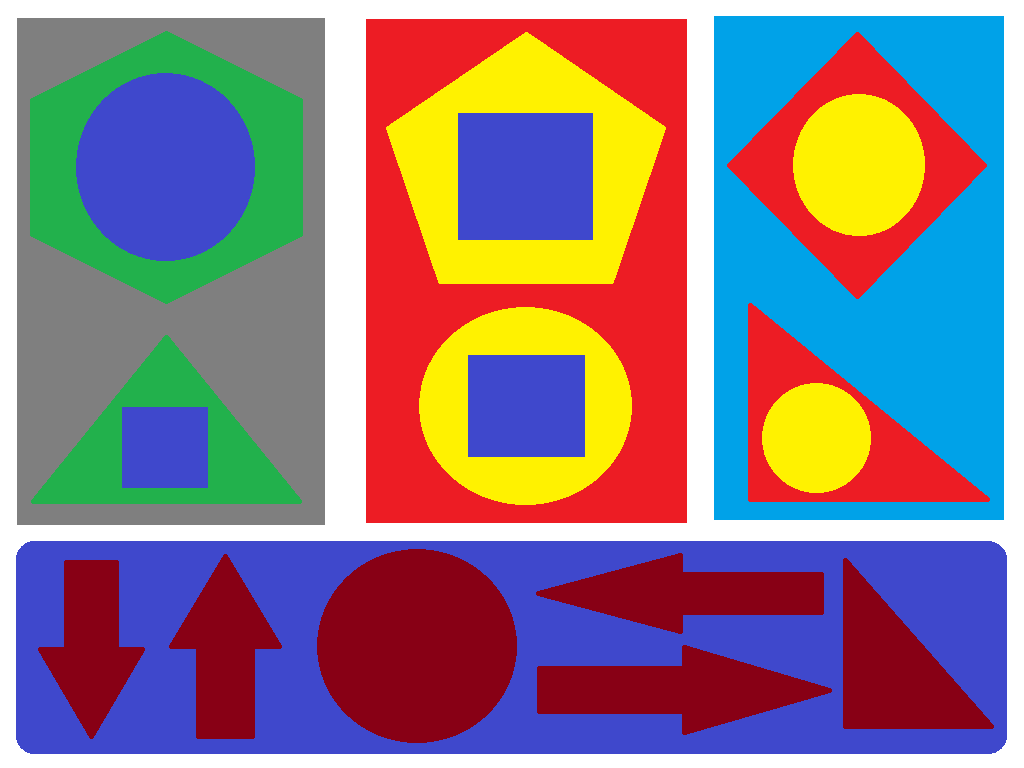
#> input picture My Datas/CShapes.png, 1024 x 768 px, found by its file name
$ python Contours.py
#> lines starting #> are read from the running program, lines starting #| are printed output that depends on the picture; after the words box and inside, x2 and y2 are one past the last pixel; in counts of white or black regions, pixels touching at a corner belong together
import cv2
import numpy as np

img = cv2.imread('C:\Python\PycharmProjects\OpenCvDersleri\My Datas\CShapes.png')
#> img is the input picture: shape (768, 1024, 3); mean B, G, R 133.3, 121.2, 140.8
imgGray = cv2.cvtColor(img,cv2.COLOR_BGR2GRAY)
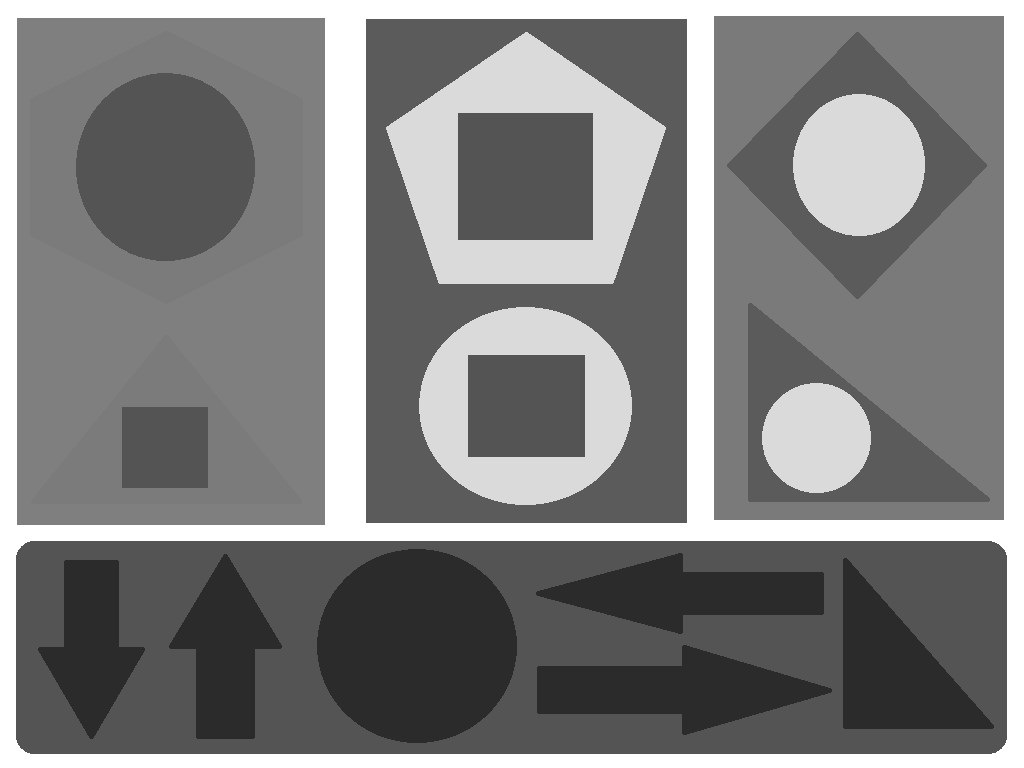
#> imgGray: shape (768, 1024); min 43, max 255, mean 128.3


ret , thresh = cv2.threshold(imgGray, 127, 255, 0)
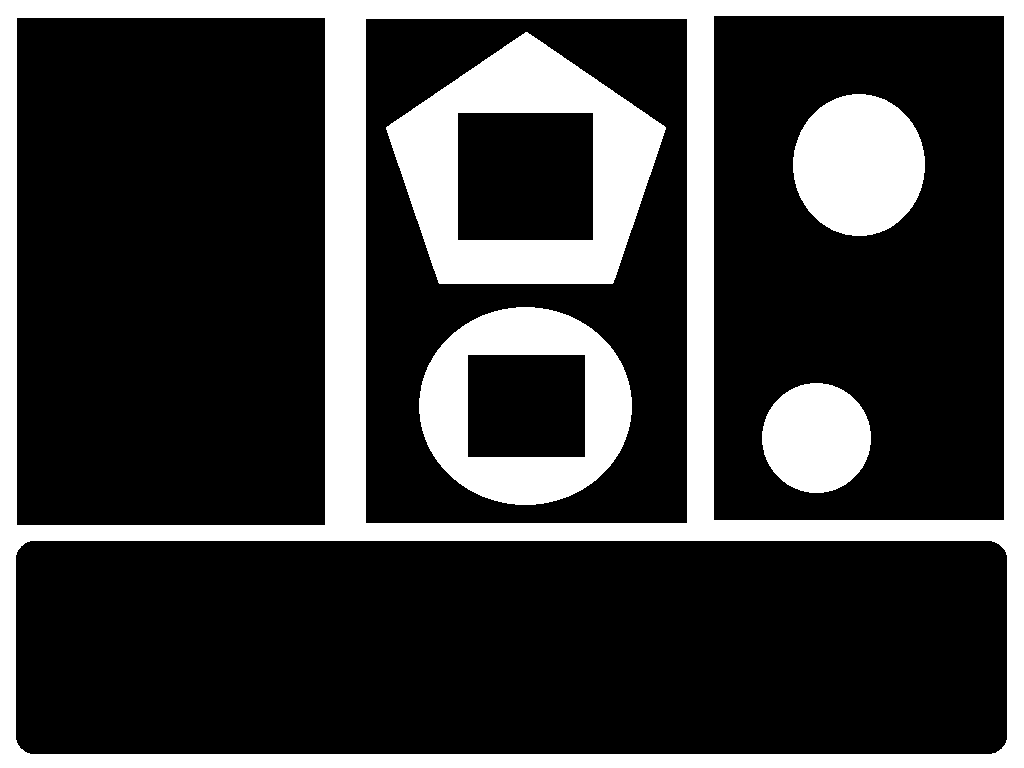
#> thresh: shape (768, 1024); 24% white; 5 white regions
contours , hierarcy = cv2.findContours(thresh,cv2.RETR_TREE, cv2.CHAIN_APPROX_NONE)
#> contours = 11 contours; largest, box (x1, y1, x2, y2) and area: (0, 0, 1024, 768) 784641, (15, 540, 1008, 755) 211968, (365, 18, 688, 524) 162608, (16, 17, 326, 526) 156970, (713, 15, 1005, 521) 146953

print('number of contours =' + str(len(contours)))
#| number of contours =11
print(hierarcy)
#| [[[-1 -1  1 -1]
#|   [ 2 -1 -1  0]
#|   [ 7  1  3  0]
#|   [ 5 -1  4  2]
#|   [-1 -1 -1  3]
#|   [-1  3  6  2]
#|   [-1 -1 -1  5]
#|   [ 8  2 -1  0]
#|   [-1  7  9  0]
#|   [10 -1 -1  8]
#|   [-1  9 -1  8]]]

cv2.drawContours(img,contours,-1,(0,255,0),3)
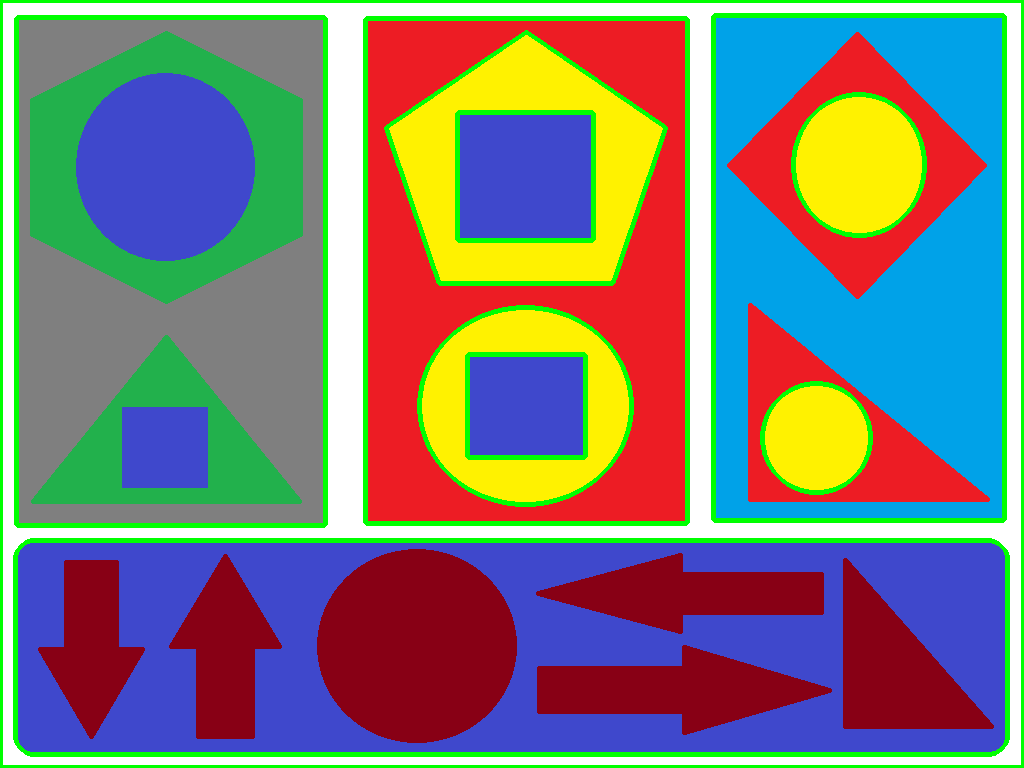
#> img: shape (768, 1024, 3); 7.86% of pixels changed, all inside (x1, y1, x2, y2) = (0, 0, 1024, 768)
cv2.imshow('Image',img)
cv2.imshow('Gray Image', imgGray)
cv2.waitKey(0)
cv2.destroyAllWindows()

$ run again, with My Datas/ebru.png copied over My Datas/CShapes.png
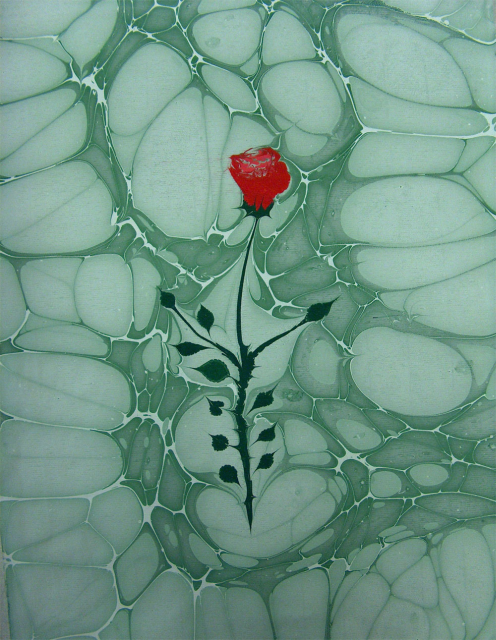
#> input picture My Datas/ebru.png, 496 x 640 px, found by its file name
#> img is the input picture: shape (640, 496, 3); mean B, G, R 135.3, 151, 112.3
#> `ret , thresh = cv2.threshold(imgGray, 127, 255, 0)`:
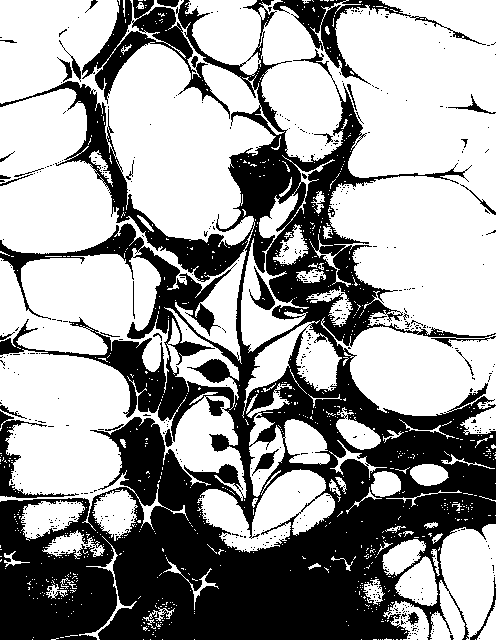
#> thresh: shape (640, 496); 61.6% white; 557 black regions (526 under 20 px)
#> contours = 1840 contours, 1745 with area under 20; largest, box (x1, y1, x2, y2) and area: (185, 0, 496, 416) 69246, (0, 0, 285, 393) 65424, (0, 349, 247, 531) 19926, (197, 469, 335, 553) 5843, (430, 524, 496, 640) 5311
#| number of contours =1840
#> (printed output is left out)
#> `cv2.drawContours(img,contours,-1,(0,255,0),3)`:
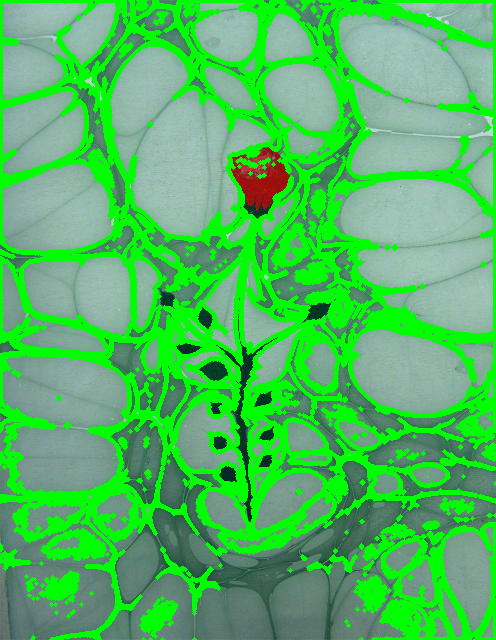
#> img: shape (640, 496, 3); mean B, G, R 95.5, 186.3, 80.3
